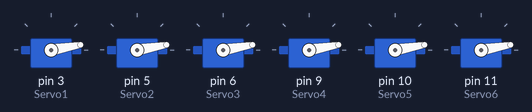
Recording of a sketch running on a simulated Arduino Uno, built with avr-gcc and run on an emulated ATmega328P. On the bench: 6 × servo.

Above: at 0.05 s.
At 2.0 s:
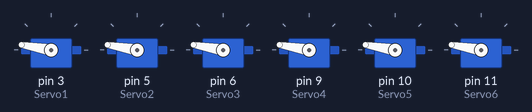
Timing chart, 0 to 4.6 s (numbered marks = the images above):
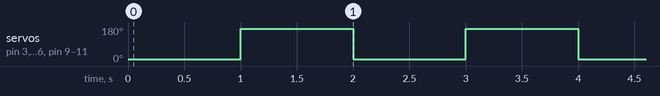

The sketch:

Servod.ino
```cpp
#include <Servo.h>

int d = 10;
Servo Servo1;
Servo Servo2;
Servo Servo3;
Servo Servo4;
Servo Servo5;
Servo Servo6;

void setup() {
  Servo1.attach(3);
  Servo2.attach(5);
  Servo3.attach(6);
  Servo4.attach(9);
  Servo5.attach(10);
  Servo6.attach(11);
}

void loop() {
  d = 10;
  Servo1.write(d);
  Servo2.write(d);
  Servo3.write(d);
  Servo4.write(d);
  Servo5.write(d);
  Servo6.write(d);
  delay(1000);

  d = 170;
  Servo1.write(d);
  Servo2.write(d);
  Servo3.write(d);
  Servo4.write(d);
  Servo5.write(d);
  Servo6.write(d);
  delay(1000);
}
```

Measured:
- by itself, servo on pin 3 (Servo1), servo on pin 5 (Servo2), servo on pin 6 (Servo3), servo on pin 9 (Servo4), servo on pin 10 (Servo5), servo on pin 11 (Servo6): alternates 170° for 1.0 s and 10° for 1.0 s
